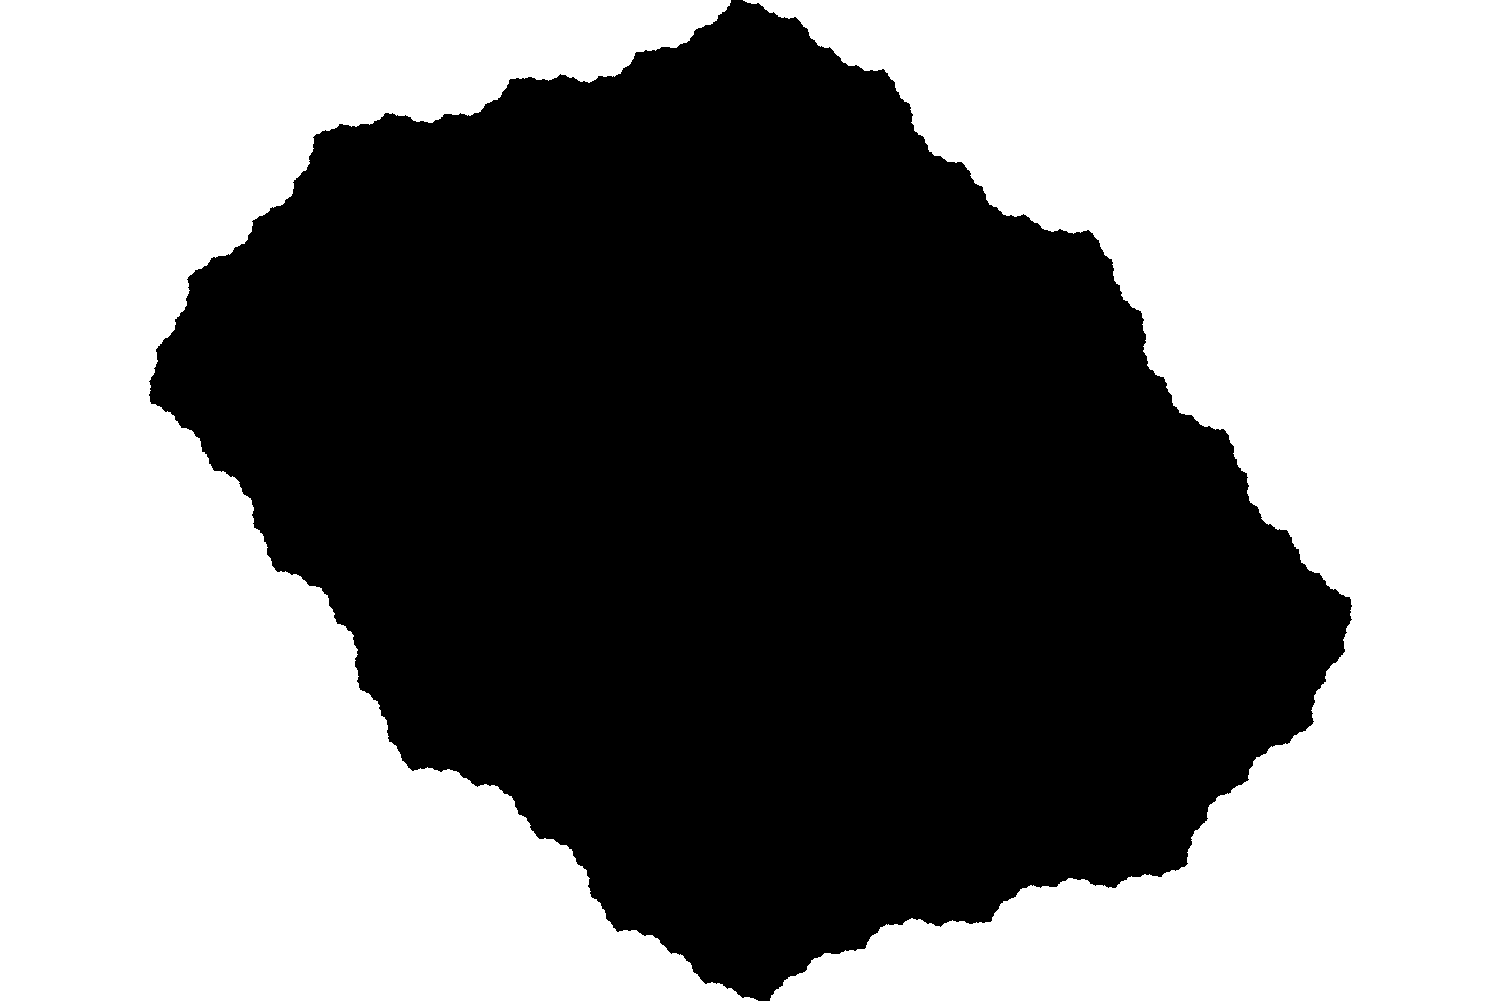

Recreate this plot in Python.
import math
from PIL import Image

def round_sig_figs(x: float, sig_figs: int):
    if x == 0:
        return 0
    # I don't even wanna know
    digits = sig_figs - int(math.floor(math.log10(abs(x)))) - 1
    return round(x, digits)


def generate_points(domain_real: list, range_imaginary: list, resolution: int, accuracy_sig_figs: int = 6):
    domain_size = abs(domain_real[1] - domain_real[0])
    range_size = abs(range_imaginary[1] - range_imaginary[0])

    increment = range_size / resolution
    x_points = round(domain_size / increment) + 1
    y_points = round(range_size / increment) + 1

    real_values = [round_sig_figs(domain_real[0] + increment * n, accuracy_sig_figs) for n in range(x_points)]
    imaginary_values = [round_sig_figs(range_imaginary[1] - increment * n, accuracy_sig_figs) for n in range(y_points)]
    return real_values, imaginary_values


def check_bound(z: complex, c: complex, iterations: int):
    rule = lambda z, c: z ** 2 + c

    for _ in range(iterations):
        z = rule(z, c)
        if abs(z) > 2:
            return False
    return True


def draw_julia_set(real_values: list, imaginary_values: list, c: complex, iterations: int):
    bound_points = []
    for x in range(len(real_values)):
        for y in range(len(imaginary_values)):
            z = complex(real_values[x], imaginary_values[y])
            if check_bound(z, c, iterations):
                bound_points.append([x, y])

    img = Image.new("RGB", (len(real_values), len(imaginary_values)), "white")
    pixels = img.load()
    assert pixels is not None, "Image creation failed."

    for point in bound_points:
        pixels[point[0], point[1]] = 0

    img.save("julia.png")
    img.show()


if __name__ == '__main__':
    # Smaller value goes first
    domain_real = [-1.5, 1.5]
    range_imaginary = [-1, 1]
    c = -0.2 + 0.2701j

    # Number of points (imaginary axis)
    # From 0 to resolution (inclusive)
    # The the increment of the real axis is set to the same as the imaginary axis
    resolution = 1000
    accuracy_sig_figs = 6

    # Maximum iterations to check whether the C value results in bound/escaping behaviour
    # A higher number more accurately represents the  set
    iterations = 100

    real_values, imaginary_values = generate_points(domain_real, range_imaginary, resolution, accuracy_sig_figs)
    draw_julia_set(real_values, imaginary_values, c, iterations)
